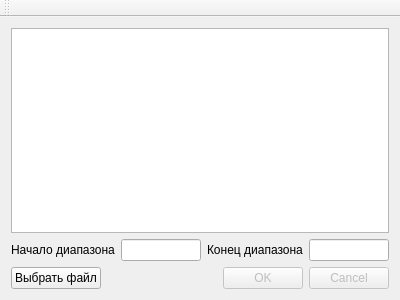
<?xml version="1.0" encoding="UTF-8"?>
<ui version="4.0">
 <class>MainWindow</class>
 <widget class="QMainWindow" name="MainWindow">
  <property name="geometry">
   <rect>
    <x>0</x>
    <y>0</y>
    <width>400</width>
    <height>300</height>
   </rect>
  </property>
  <property name="windowTitle">
   <string>MainWindow</string>
  </property>
  <widget class="QWidget" name="centralWidget">
   <layout class="QVBoxLayout" name="verticalLayout">
    <item>
     <widget class="QTableView" name="tableView"/>
    </item>
    <item>
     <layout class="QHBoxLayout" name="horizontalLayout">
      <item>
       <widget class="QLabel" name="label_2">
        <property name="text">
         <string>Начало диапазона</string>
        </property>
       </widget>
      </item>
      <item>
       <widget class="QLineEdit" name="range_start"/>
      </item>
      <item>
       <widget class="QLabel" name="label">
        <property name="text">
         <string>Конец диапазона</string>
        </property>
       </widget>
      </item>
      <item>
       <widget class="QLineEdit" name="range_end"/>
      </item>
     </layout>
    </item>
    <item>
     <layout class="QHBoxLayout" name="horizontalLayout_2">
      <item>
       <widget class="QPushButton" name="btnBrowse">
        <property name="text">
         <string>Выбрать файл</string>
        </property>
       </widget>
      </item>
      <item>
       <widget class="QDialogButtonBox" name="buttonBox">
        <property name="enabled">
         <bool>false</bool>
        </property>
        <property name="standardButtons">
         <set>QDialogButtonBox::Cancel|QDialogButtonBox::Ok</set>
        </property>
       </widget>
      </item>
     </layout>
    </item>
   </layout>
  </widget>
  <widget class="QToolBar" name="mainToolBar">
   <attribute name="toolBarArea">
    <enum>TopToolBarArea</enum>
   </attribute>
   <attribute name="toolBarBreak">
    <bool>false</bool>
   </attribute>
  </widget>
 </widget>
 <layoutdefault spacing="6" margin="11"/>
 <resources/>
 <connections/>
</ui>
